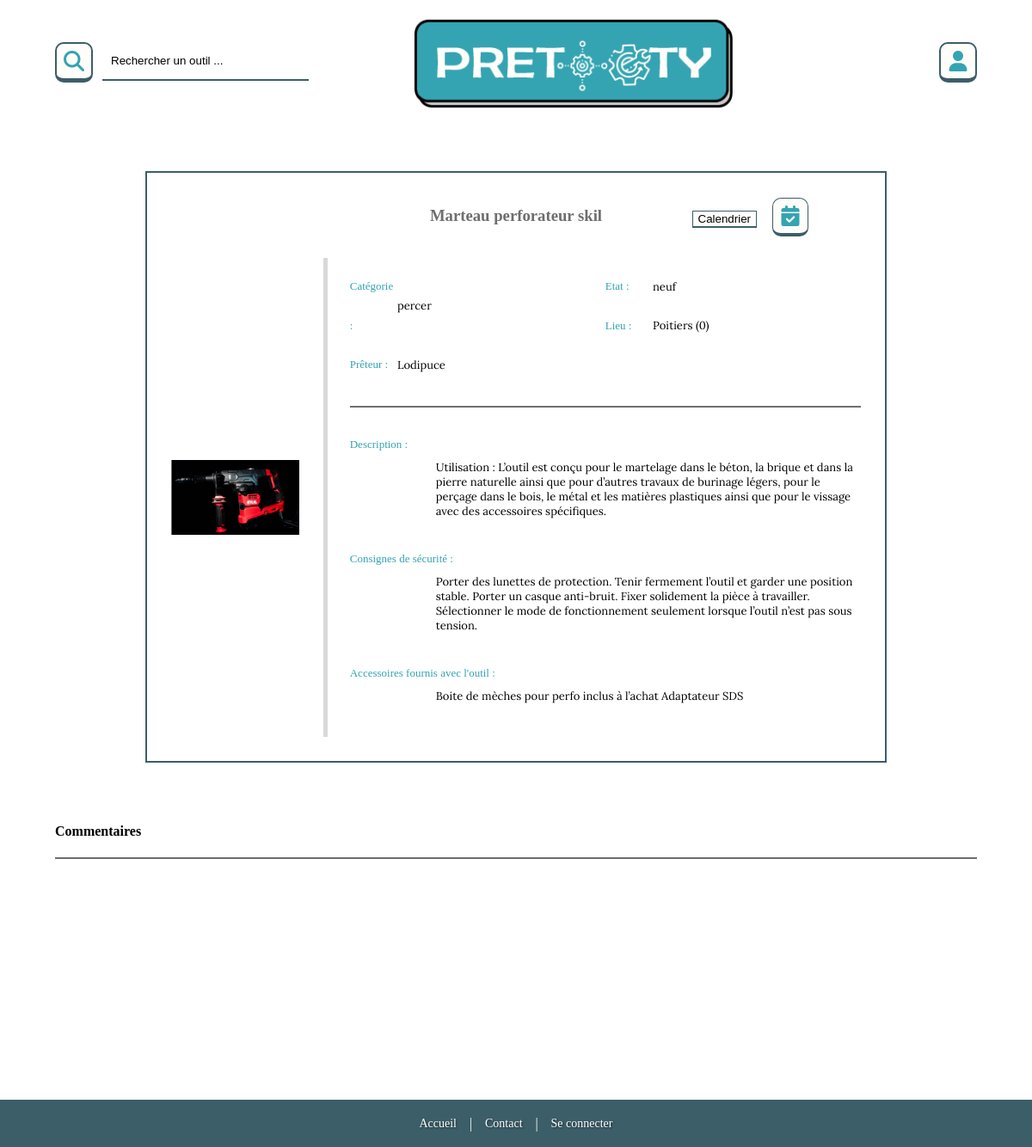
Before: /toolSheet.php?id_outil=1 with the older database file.
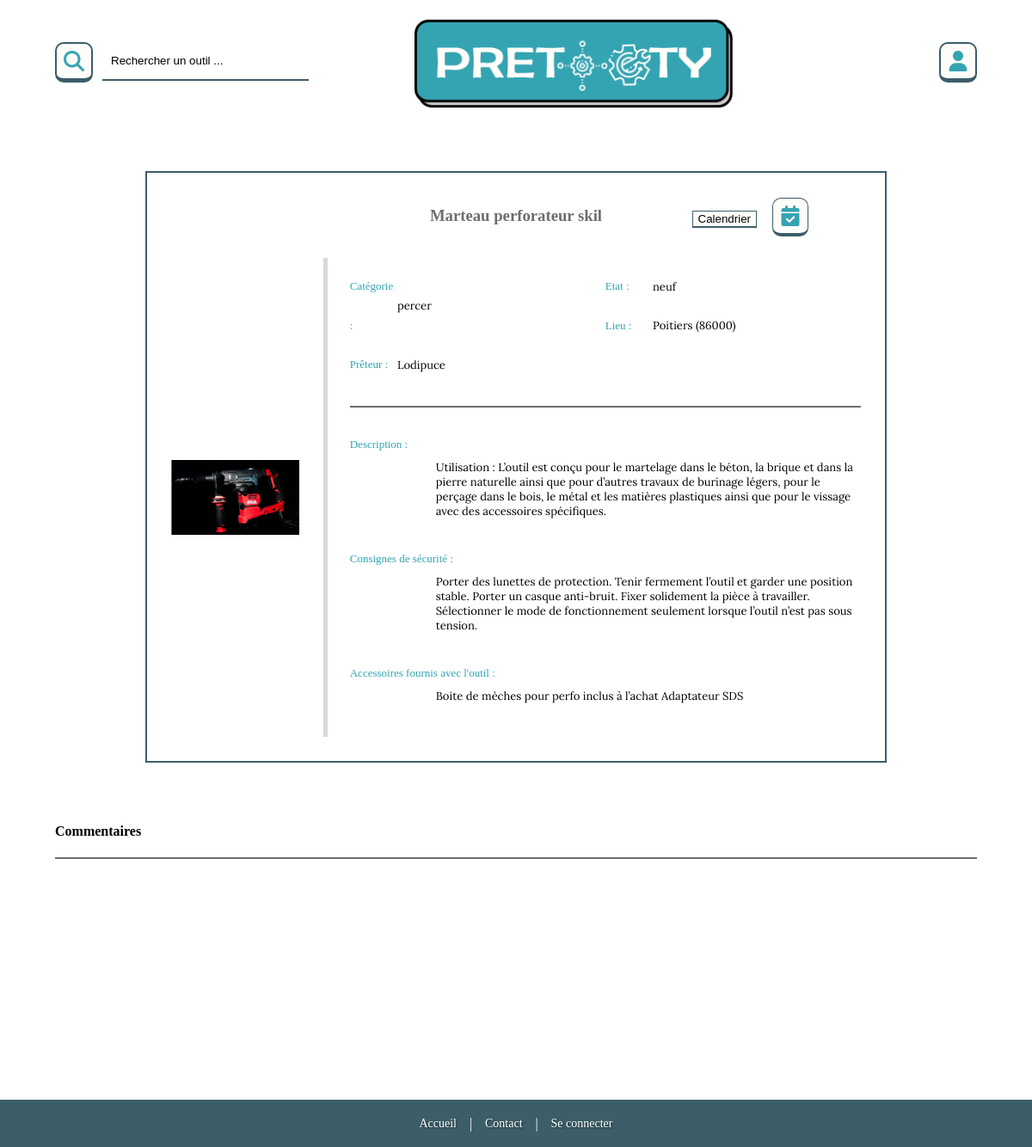
After: the same page with the newer database file.
### tables this page shows
CREATE TABLE `outil` (
  `id_outil` int(11) NOT NULL,
  `nom_outil` varchar(100) DEFAULT NULL,
  `description` text DEFAULT NULL,
  `consignes_securite` text NOT NULL,
  `accessoires` text NOT NULL,
  `photo` varchar(255) NOT NULL,
  `id_utilisateur` int(11) NOT NULL,
  `id_categorie` int(11) NOT NULL,
  `id_etat_outil` int(11) NOT NULL,
  `id_disponibilite` int(11) NOT NULL
);

CREATE TABLE `categorie` (
  `id_categorie` int(11) NOT NULL,
  `nom_categorie` varchar(50) DEFAULT NULL
);

CREATE TABLE `utilisateur` (
  `id_utilisateur` int(11) NOT NULL,
  `id_provisoire` varchar(50) NOT NULL,
  `pseudonyme` varchar(50) NOT NULL,
  `mail` varchar(100) NOT NULL,
  `mdp` varchar(255) NOT NULL,
  `ville` varchar(100) NOT NULL,
  `id_theme` int(11) NOT NULL,
  `id_police` int(11) NOT NULL,
  `id_statut` int(11) NOT NULL,
  `nom_utilisateur` varchar(50) NOT NULL,
  `prenom_utilisateur` varchar(50) NOT NULL,
  `tel` varchar(15) NOT NULL,
  `adresse` varchar(100) NOT NULL,
  `cp` int(15) NOT NULL,
  `categorie_u` int(2) NOT NULL
);

CREATE TABLE `etat_outil` (
  `id_etat_outil` int(11) NOT NULL,
  `nom_etat` varchar(50) NOT NULL
);

### php/functions.php (called while the page is built, shortened)
    <?php
function showToolSheet() {
    include('php/dataBaseConnexion.php');
    $query = $db->prepare('SELECT * FROM outil INNER JOIN categorie ON outil.id_categorie = categorie.id_categorie INNER JOIN utilisateur ON outil.id_utilisateur = utilisateur.id_utilisateur INNER JOIN etat_outil ON outil.id_etat_outil = etat_outil.id_etat_outil WHERE id_outil = :id_tool');
    $query->execute([
        "id_tool" => $_GET['id_outil'],
    ]);
    $tool = $query->fetch(PDO::FETCH_ASSOC);
    return $tool;
}
?>

### toolSheet.php (the view, shortened to what this page needs)
<!DOCTYPE html>
<html lang="fr-FR">
    <head>
        <link rel="stylesheet" href="assets/css/style.css">
    </head>
    <body>
        <?php include('views\header.php');
        include('php/functions.php');
        $tool = showToolSheet(); ?>
        <main>
            <section class="toolSheetContainer">
                <form class="toolSheetForm">
                    <section class="toolSheetFormTitle">
                        <h1><?= $tool['nom_outil'] ?></h1>
                        <section class="button40px squareButton toolSheetCalendarBigButton"><i class="fa-solid fa-calendar-check fa-xl"></i></section>
                        <input type="button" value="Calendrier" class="squareButton toolSheetCalendarBigButton toolSheetCalendarBigButtonTemporary"/>
                    </section>
                    <section class="toolSheet">
                        <section class="toolSheetLeftSection">
                            <img src="./assets/img/tools/<?= $tool['photo'] ?>" alt="photo de l'outil" class="photoTool"/>
                        </section>
                        <section class="toolSheetRightSection">
                            <section class="toolSheetTopSection">
                                <section class="toolSheetTopLeftSection">
                                    <section class="toolSheetFirstInformations toolSheetCategory">
                                        <label for="toolCategory" class="title fontSize13px toolSheetLabel">Catégorie :</label>
                                        <input type="text" name="toolCategory" value="<?= $tool['nom_categorie'] ?>" style="border:transparent" class="text fontSize13px inputToolSheet"/>
                                    </section>
                                    <section class="toolSheetFirstInformations toolSheetLender">
                                        <label for="lender" class="title fontSize13px toolSheetLabel">Prêteur :</label>
                                        <input type="text" name="lender" value="<?= $tool['pseudonyme'] ?>" style="border:transparent" class="text fontSize13px inputToolSheet"/>
                                    </section>
                                </section>
                                <section class="toolSheetTopRightSection">
                                    <section class="toolSheetFirstInformations toolSheetStatus">
                                        <label for="toolSatus" class="title fontSize13px toolSheetLabel">Etat :</label>
                                        <input type="text" name="toolSatus" value="<?= $tool['nom_etat'] ?>" style="border:transparent" class="text fontSize13px inputToolSheet"/>
                                    </section>
                                    <section class="toolSheetFirstInformations toolSheetPlace">
                                        <label for="toolPlace" class="title fontSize13px toolSheetLabel">Lieu :</label>
                                        <input type="text" name="toolPlace" value="<?= $tool['ville'] ?> (<?= $tool['cp'] ?>)" style="border:transparent" class="text fontSize13px inputToolSheet"/>
                                    </section>
                                </section>
                        </section>
                        <section class="toolSheetBottomSection">
                            <section class="toolInformations">
                                <label for="toolDescription" class="title fontSize13px toolInformationsLabel">Description :</label>
                                <p name="toolDescription" id="toolDescription" class="text fontSize13px toolInputTextInformations"><?= $tool['description'] ?></p>
                            </section>
                            <section class="toolInformations">
                                <label for="toolSecurity" class="title fontSize13px toolInformationsLabel">Consignes de sécurité :</label>
                                <p name="toolSecurity" id="toolSecurity" class="text fontSize13px toolInputTextInformations"><?= $tool['consignes_securite'] ?></p>
                            </section>
                            <section class="toolInformations">
                                <label for="toolAccessories" class="title fontSize13px toolInformationsLabel">Accessoires fournis avec l'outil :</label>
                                <p name="toolAccessories" id="toolAccessories" class="text fontSize13px toolInputTextInformations"><?= $tool['accessoires'] ?></p>
                            </section>
                        </section>
                    </section>
                </form>
            </section>
            <section class="commentContainer">
                <section class="separationLineBottom2px">
                    <h1>Commentaires</h1>
                </section>
                <section class="commentsSection">
                </section>
            </section>
        </main>
        <?php include('views/footer.php'); ?>
    </body>
</html>

### views/header.php (shortened to what this page needs)
<header>
  <section class="navHeader">
    <section class="search">
      <section class="button40px squareButton"><i class="fa-solid fa-magnifying-glass fa-xl"></i></section>
      <input id="searchInput" class="searchBar" type="search"  value="Rechercher un outil ...">
    </section>
    <section class="user" onClick="navHidden()">
      <section class="button40px squareButton"><i class="fa-solid fa-user fa-xl"></i></section>
    </section>
  </section>
  <a href="index.php"><section class="logoPretooty"></section></a>
</header>

### views/footer.php
<footer>
    <section class="navFooter">
        <a href="index.php" class="footerLinks fontSize14px">Accueil</a>
        <p class="footerSeparations">|</p>
        <a href="contact.php" class="footerLinks fontSize14px">Contact</a>
        <p class="footerSeparations">|</p>
        <a href="loginAccount.php" class="footerLinks fontSize14px">Se connecter</a>
    </section>
</footer>

### assets/css/style.css (style rules this page uses)
body { margin: 0; }
header { height: 10vh; margin: 49px 64px 20px 64px; }
main { min-height: 65vh; margin: 0 64px 60px 64px; }
.title { font-family: 'Merriweather'; color: #000; }
.text { font-family: 'Lora'; color: #000; }
.fontSize14px { font-size: 0.875em; }
.fontSize13px { font-size: 0.8125em; }
.fa-magnifying-glass, .fa-user, .fa-pencil, .fa-trash-can, .fa-calendar-check { color: #33A4B2; }
a { text-decoration: none; }
.footerLinks, .footerSeparations, .userNavbarLinks { color: #fff; }
.footerLinks, .userNavbarLinks { text-shadow: #00000088 1px 1px 2px; }
.squareButton { display: flex; justify-content: center; align-items: center; background-color: #FFFDF9; }
.button40px { width: 40px; height: 40px; border: 2px solid #3C5E68; border-bottom: 5px solid #3C5E68; border-radius: 10px; -webkit-border-radius: 10px; -moz-border-radius: 10px; -ms-border-radius: 10px; -o-border-radius: 10px; }
.navHeader { display: flex; justify-content: space-between; width: 100%; }
.search { display: flex; justify-content: space-between; }
.searchBar, .searchBar:focus { position: absolute; margin-left: 55px; padding-left: 10px; width: 20%; height: 45px; border-top: transparent; border-right: transparent; border-bottom: 2px solid #3C5E68; border-left: transparent; outline: none; }
.user { display: flex; justify-content: end; }
.logoPretooty { position: absolute; top: 19px; left: 40%; width: 383px; height: 111px; background-image: url(../img/LogoPretooty.svg); background-repeat: no-repeat; }
footer { position: fixed; display: flex; justify-content: space-around; align-items: center; width: 100%; height: 55px; bottom: 0; background-color: #3C5E68; }
.navFooter { display: flex; justify-content: space-around; align-items: center; width: 20%; text-align: center; }
.toolInformations { width: 100%; display: flex; flex-wrap: wrap; margin-bottom: 39px; }
.toolInformationsLabel { width: 100%; }
.toolSheetContainer { width: 100%; padding: 50px 0 75px 0; display: flex; flex-wrap: wrap; justify-content: center; }
.toolSheetForm { width: 80%; display: flex; flex-wrap: wrap; justify-content: center; margin-bottom: 50px; border: 2px solid #3C5E68; }
.toolSheetFormTitle { width: 100%; margin: 20px 0; text-align: center; color: #6D6E6F; }
.toolSheetCalendarBigButton { position: absolute; border: #3C5E68 solid 1px; border-bottom: #3C5E68 solid 4px; top: 230px; right: 260px; }
.toolSheetCalendarBigButtonTemporary { border: 1px solid #3C5E68; border-bottom: 2px solid #3C5E68; top: 245px; right: 320px; }
.toolSheet { width: 100%; display: flex; justify-content: space-between; padding: 0 28px 28px 0; }
.toolSheetLeftSection { width: 20%; height: auto; padding: 0 28px; display: flex; align-items: center; border-right: 5px solid #d9d9d9; overflow: hidden; }
.photoTool { width: 100%; height: 100%; object-fit: contain; }
.toolSheetRightSection { width: 80%; padding-left: 26px; }
.toolSheetTopSection { width: 100%; display: flex; justify-content: space-between; align-content: center; margin-bottom: 25px; }
.toolSheetTopLeftSection, .toolSheetTopRightSection { padding: 10px 27px 0 0; width: 50%; flex-basis: 48%; }
.toolSheetFirstInformations { width: 100%; display: flex; justify-content: space-between; align-content: center; }
.toolSheetLabel { width: 20%; line-height: 3.5em; color: #33A4B2; }
.inputToolSheet { width: 80%; }
.toolSheetBottomSection { width: 100%; padding-top: 25px; border-top: 2px solid #6D6E6F; }
.toolInformations { margin-top: 10px; }
.toolInformationsLabel { width: 100%; color: #33A4B2; }
.toolInputTextInformations { width: 100%; margin: 10px 0 0 100px; border: transparent; }
.commentContainer { width: 100%; height: auto; }
.commentsSection { height: 200px; }
.separationLineBottom2px { border-bottom: 2px solid #6D6E6F; }

Changed rows visible on the page:
changed through a linked row, outil "Marteau perforateur skil": toolPlace "Poitiers (0)" → "Poitiers (86000)"
